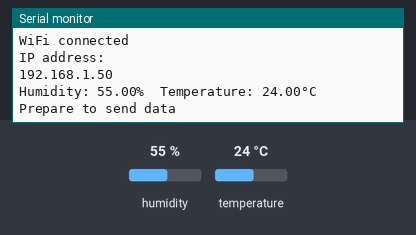
Simulated run of this sketch. Board: ESP32. On the bench: the last lines printed to the serial monitor. Inputs (shaded band) come from the test bench; at power-on: humidity 55 %, temperature 24 °C. WiFi joins after 1.5 s; servers stay silent unless stated.

Above: at 2.7 s.
2.8 s: humidity set to 22 %
At 8.9 s:
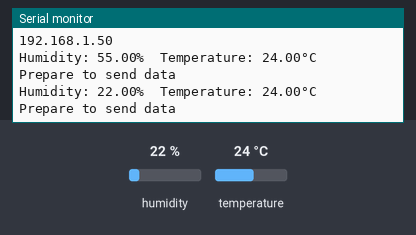
9.8 s: temperature set to 12 °C
At 14.6 s:
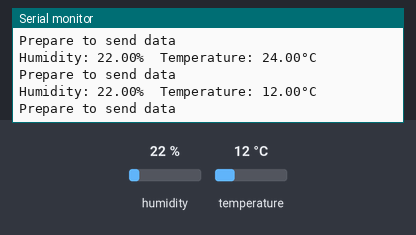
16.8 s: humidity set to 40 %
At 21.4 s:
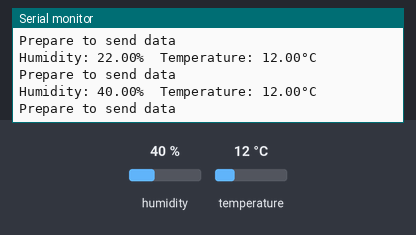
Timing chart, 0 to 22.9 s (numbered marks = the images above; inputs shaded):
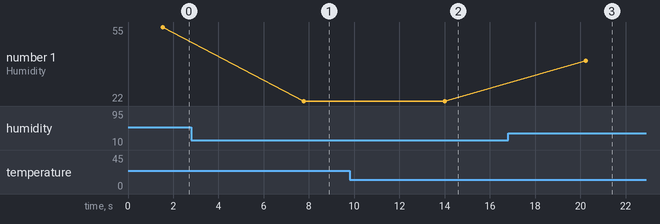

The sketch:

Weather_Monitoring_ESP32.ino
```cpp
 #include <WiFi.h>

#include <WiFiMulti.h>

#include "DHT.h"

#define DHTPIN 2
#define DHTTYPE DHT11

DHT dht(DHTPIN, DHTTYPE);

WiFiMulti WiFiMulti;

const char* ssid     = "Amplifiers"; // Your SSID (Name of your WiFi)
const char* password = "Ak*****"; //Your Wifi password

const char* host = "api.thingspeak.com";
String api_key = "F3UD*********T5L7"; // Your API Key provied by thingspeak

void setup(){
  Serial.begin(9600);
   Serial.println(F("DHTxx test!"));
  dht.begin();
  Connect_to_Wifi();
}

void loop(){

    float h = dht.readHumidity();
  float t = dht.readTemperature();
  float f = dht.readTemperature(true);

  if (isnan(h) || isnan(t) || isnan(f)) {
    Serial.println(F("Failed to read from DHT sensor!"));
    return;
  }

   Serial.print(F("Humidity: "));
  Serial.print(h);
  Serial.print(F("%  Temperature: "));
  Serial.print(t);
  Serial.println(F("°C "));


 // call function to send data to Thingspeak
  Send_Data(t,h);

  delay(5000);


}

void Connect_to_Wifi()
{

  // We start by connecting to a WiFi network
  WiFiMulti.addAP(ssid, password);

  Serial.println();
  Serial.println();
  Serial.print("Wait for WiFi... ");

  while (WiFiMulti.run() != WL_CONNECTED) {
    Serial.print(".");
    delay(500);
  }

  Serial.println("");
  Serial.println("WiFi connected");
  Serial.println("IP address: ");
  Serial.println(WiFi.localIP());

}

void Send_Data(float t, float h)
{

  // map the moist to 0 and 100% for a nice overview in thingspeak.
  Serial.println("");
  Serial.println("Prepare to send data");

  // Use WiFiClient class to create TCP connections
  WiFiClient client;

  const int httpPort = 80;

  if (!client.connect(host, httpPort)) {
    Serial.println("connection failed");
    return;
  }
  else
  {
    String data_to_send = api_key;
    data_to_send += "&field1=";
    data_to_send += String(t);
    data_to_send += "&field2=";
    data_to_send += String(h);
    // data_to_send += "&field3=";
    // data_to_send += String(pressure);
    data_to_send += "\r\n\r\n";

    client.print("POST /update HTTP/1.1\n");
    client.print("Host: api.thingspeak.com\n");
    client.print("Connection: close\n");
    client.print("X-THINGSPEAKAPIKEY: " + api_key + "\n");
    client.print("Content-Type: application/x-www-form-urlencoded\n");
    client.print("Content-Length: ");
    client.print(data_to_send.length());
    client.print("\n\n");
    client.print(data_to_send);

    delay(1000);
  }

  client.stop();

}
```

Measured:
- after the input at 2.8 s, the serial monitor: prints a new line after 5.0 s (image 1)
- after the input at 9.8 s, the serial monitor: prints a new line after 4.2 s (image 2)
- after the input at 16.8 s, the serial monitor: prints a new line after 3.4 s (image 3)
- plotted number 1: 55 → 22 after the input at 2.8 s, 22 → 40 after the input at 16.8 s
